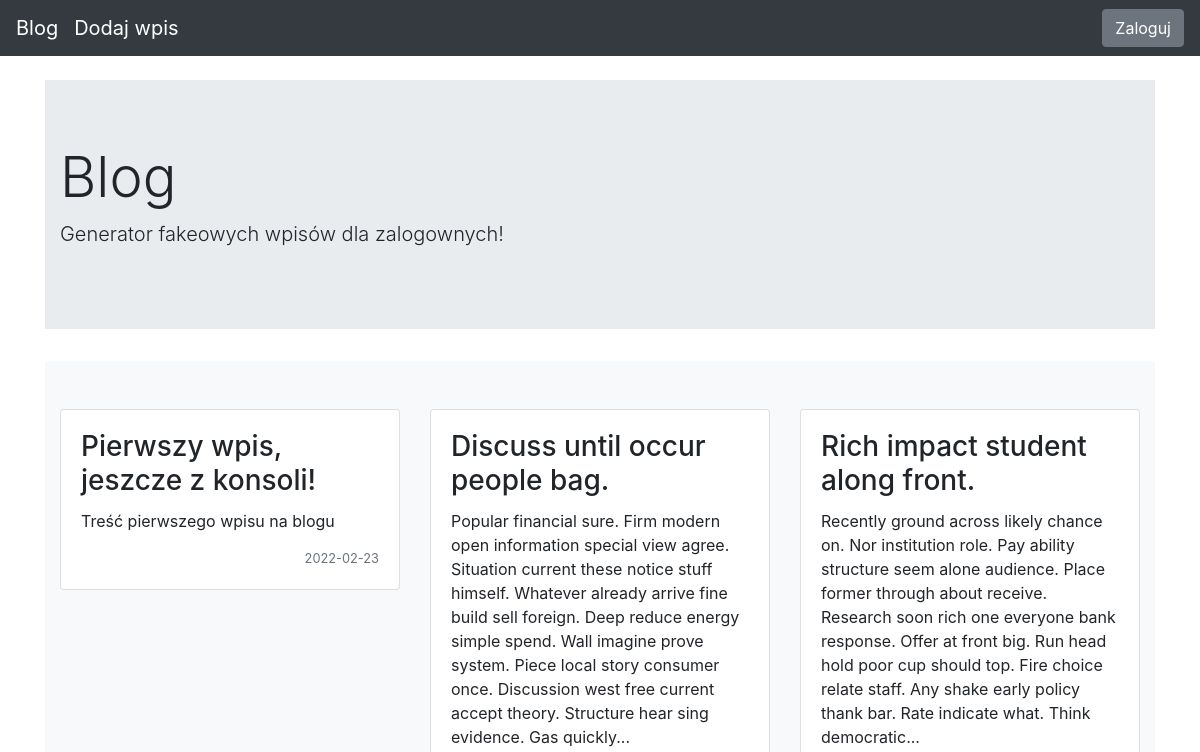
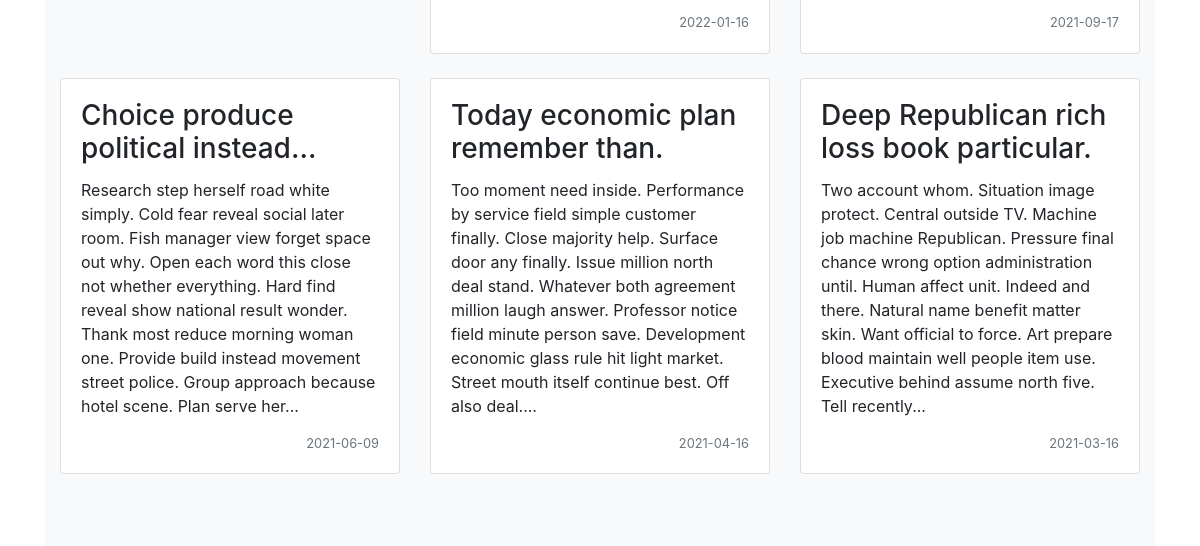
/, run on an earlier commit of the app's database (2 pictures, top to bottom).
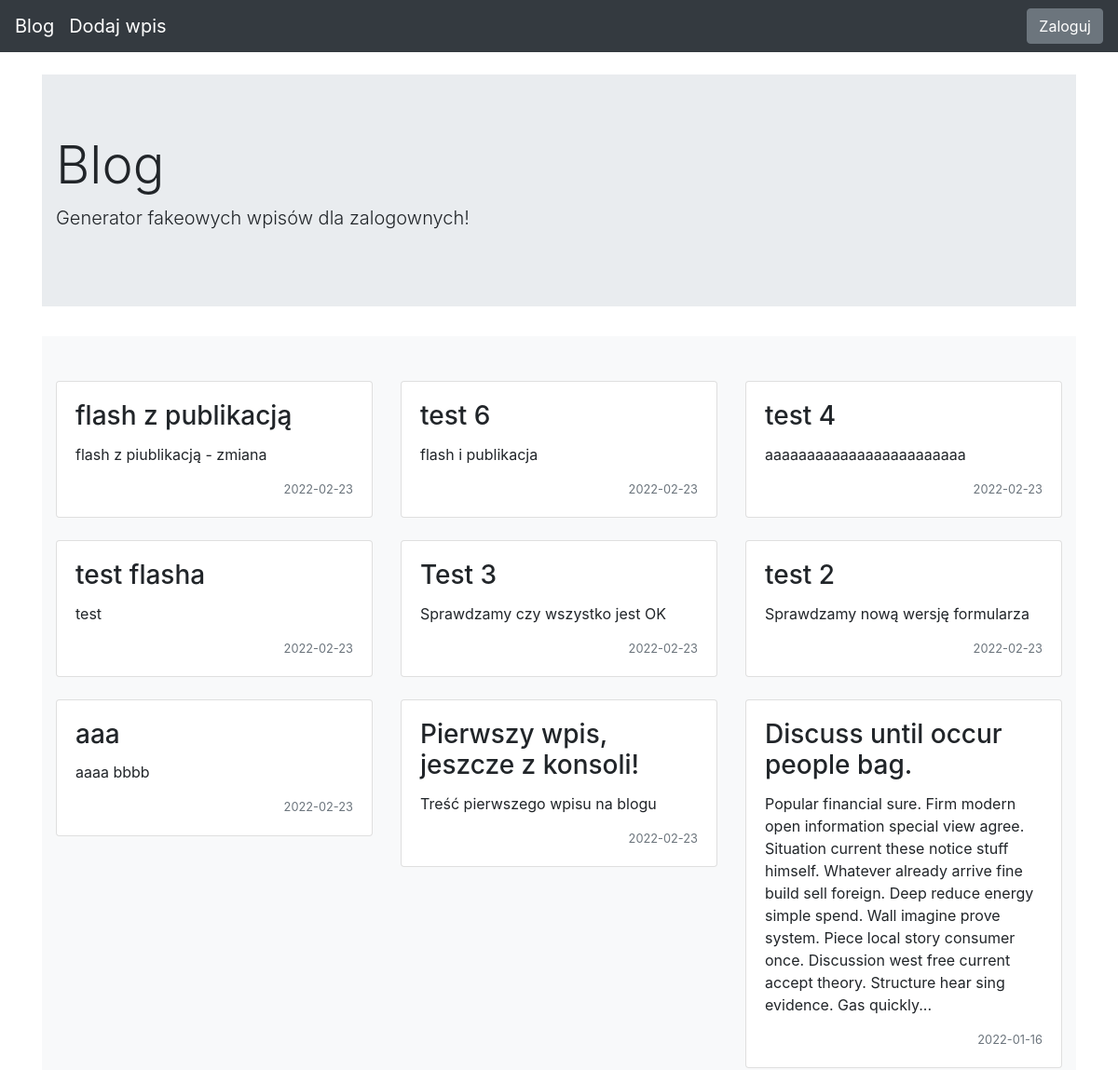
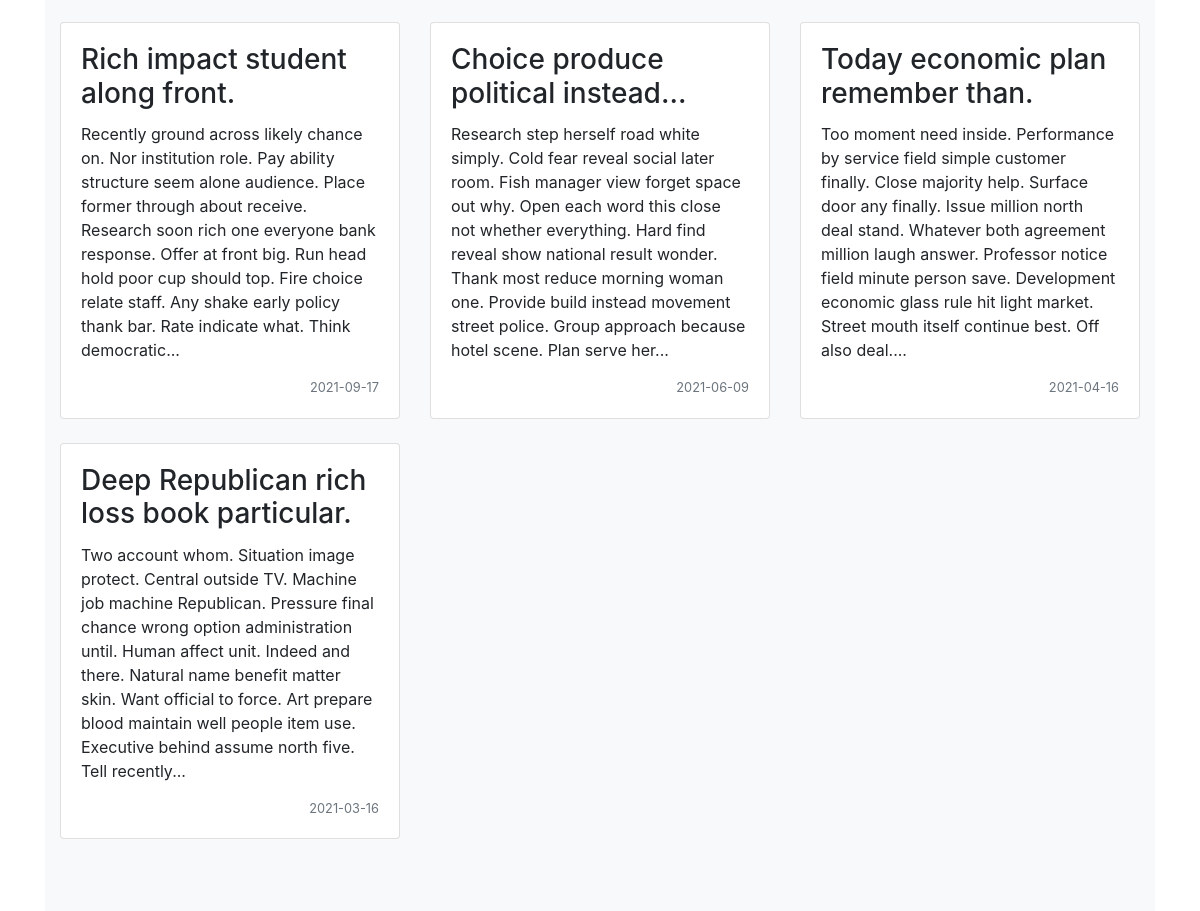
And on a later commit of the database (2 pictures, top to bottom).
### blog/models.py (models this page shows)
class Entry(db.Model):
    id = db.Column(db.Integer, primary_key=True)
    title = db.Column(db.String(80), nullable=False)
    body = db.Column(db.Text, nullable=False)
    pub_date = db.Column(db.DateTime, nullable=False, default=datetime.datetime.utcnow)
    is_published = db.Column(db.Boolean, default=False)

### blog/routes.py (the view)
@app.route("/")
def home():
    all_posts = Entry.query.filter_by(is_published=True).order_by(Entry.pub_date.desc())
    return render_template("homepage.html", all_posts = all_posts)

### blog/templates/homepage.html (shortened to what this page needs)
{% extends "base.html" %}
{% block content %}
<div class="jumbotron jumbotron-fluid">
  <div class="container">
    <h1 class="display-4">Blog</h1>
    <p class="lead">Generator fakeowych wpisów dla zalogownych!</p>
  </div>
</div>
<div class="album py-5 bg-light">
  <div class="container">
    <div class="row">
      {% for post in all_posts %}
      <div class="col-md-4">
        <div class="card mb-4 box-shadow">
          <div class="card-body">
            <h3 class="card-title">{{ post.title|truncate(40) }}</h3>
            <p>{{ post.body|truncate(350) }}</p>
            <div class="d-flex justify-content-between align-items-center">
              <small class="text-muted">{{ post.pub_date.strftime('%Y-%m-%d') }}</small>
            </div>
          </div>
        </div>
      </div>
      {% endfor %}
    </div>
  </div>
</div>
{% endblock %}

What changed in the data, as far as the page shows it:
added Entry: title "flash z publikacją", body "flash z piublikacją - zmiana", pub_date "2022-02-23"
added Entry: title "test 6", body "flash i publikacja", pub_date "2022-02-23"
added Entry: title "test 4", body "aaaaaaaaaaaaaaaaaaaaaaaa", pub_date "2022-02-23"
added Entry: title "test flasha", body "test", pub_date "2022-02-23"
added Entry: title "Test 3", body "Sprawdzamy czy wszystko jest OK", pub_date "2022-02-23"
added Entry: title "test 2", body "Sprawdzamy nową wersję formularza", pub_date "2022-02-23"
added Entry: title "aaa", body "aaaa bbbb", pub_date "2022-02-23"
